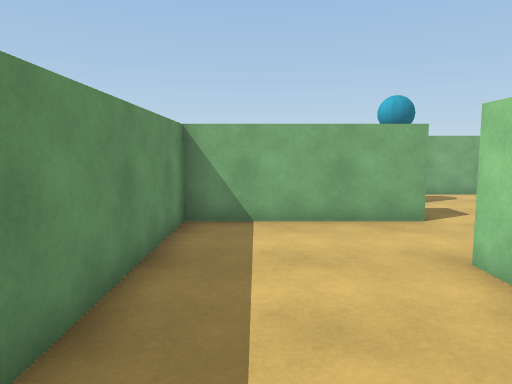
View 1 (above)

16 first-person views from a walk through a Unity game level. The camera is 1.4 m above the floor, tilts 6° down and sees 70° across. The floor is counted in squares, 1 m on a side. Each view is taken from the middle of a square. On the plan, view 1 faces up. The plan holds only what a view shows up to about 16 squares ahead; the rest is blank. The player is left out.

View 2
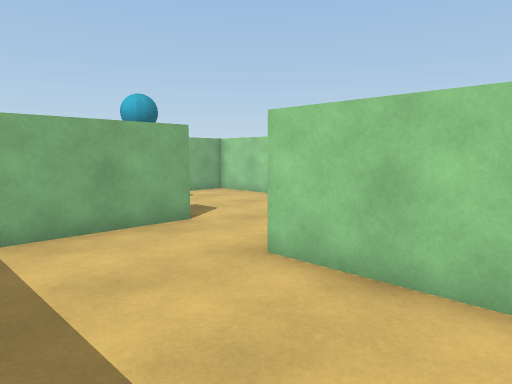

View 3
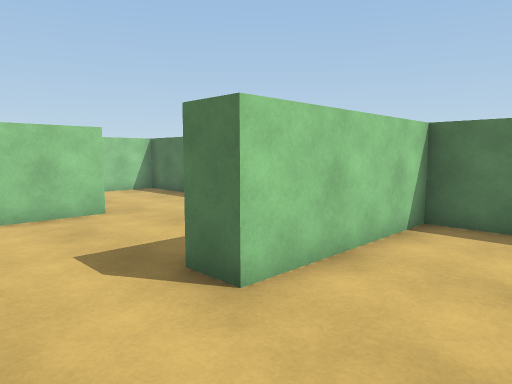

View 4
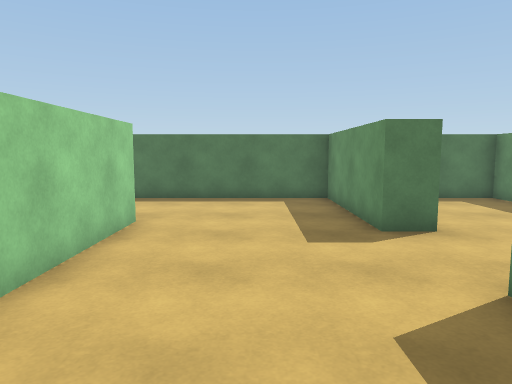

View 5
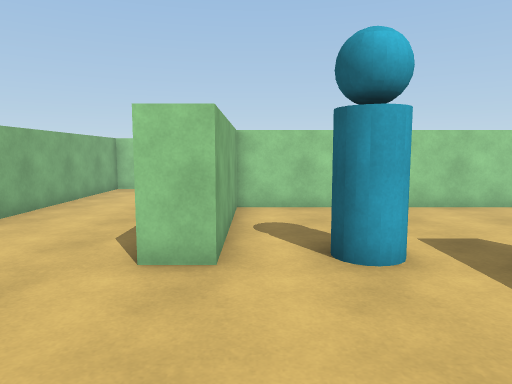

View 6
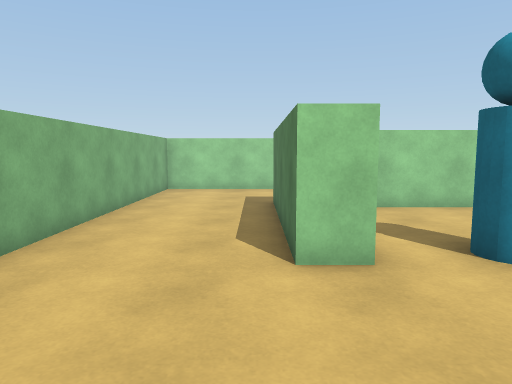

View 7
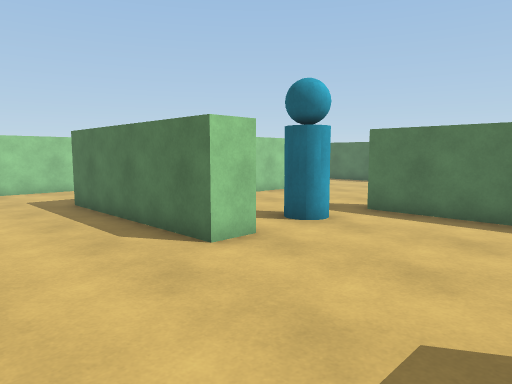

View 8
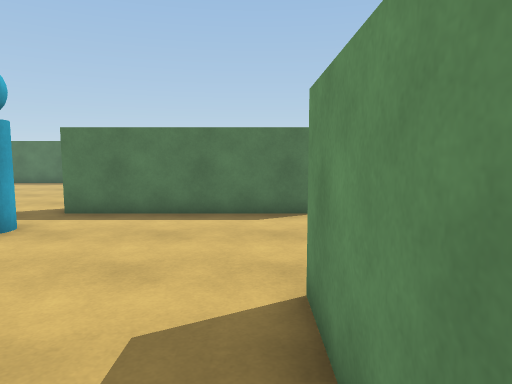

View 9
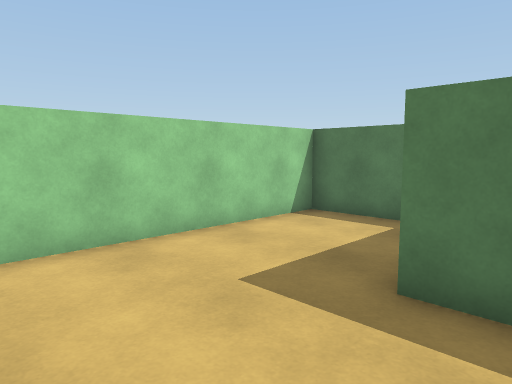

View 10
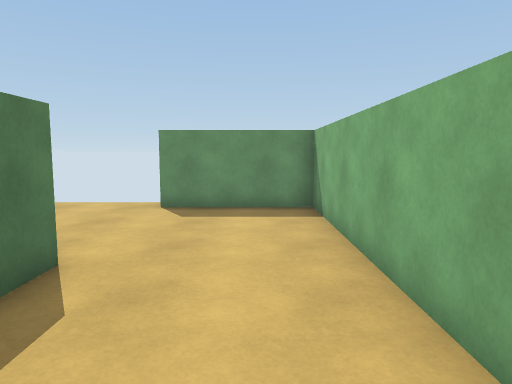

View 11
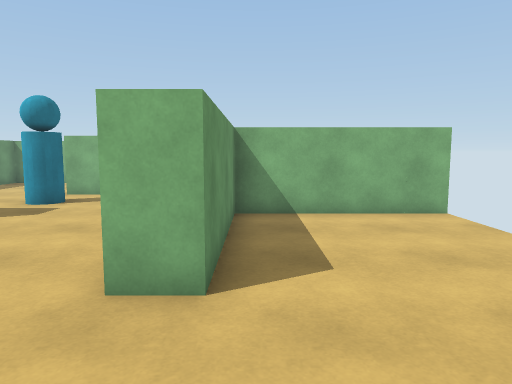

View 12
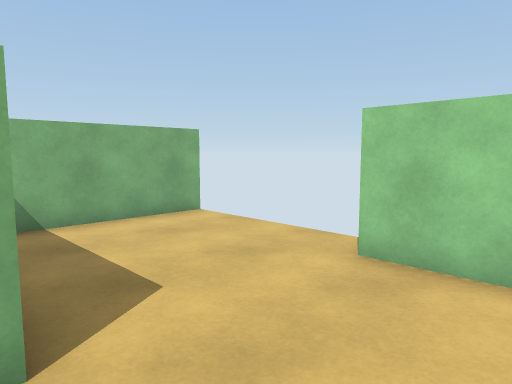

View 13
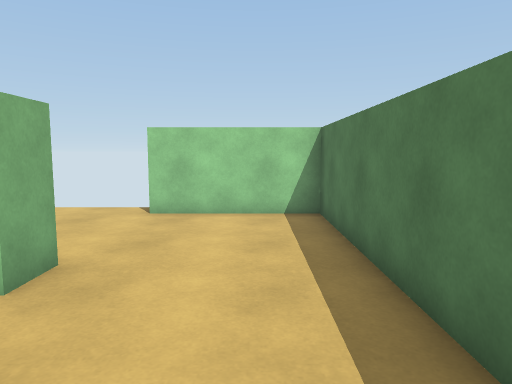

View 14
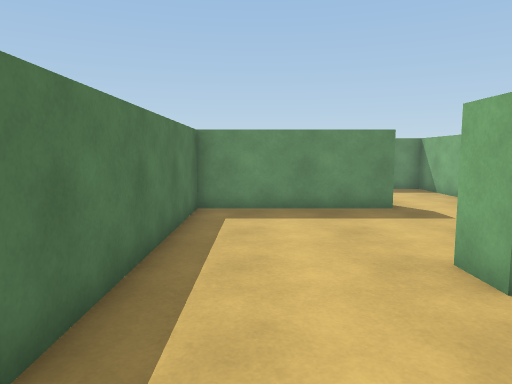

View 15
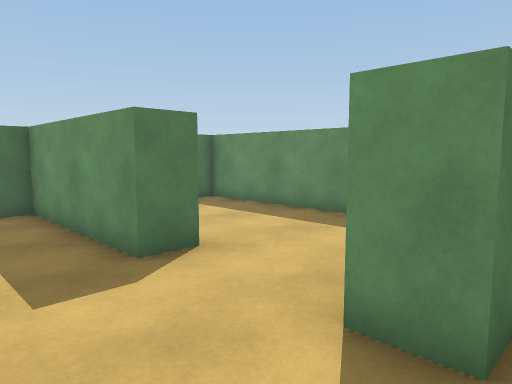

View 16
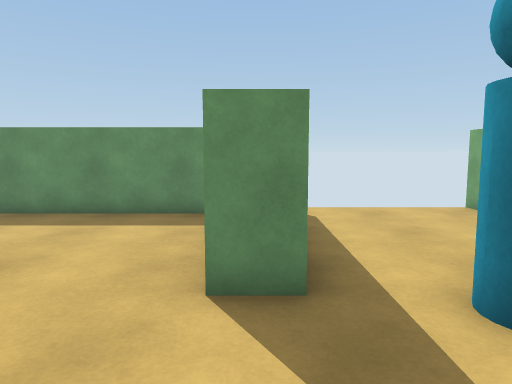

### Floor plan
Points are (right, up) in squares from view 1. A wall is a line through its corners. A room is listed if a view was taken in it or the views show most of it. See-through windows are left out.
Room 1 (views 1, 2, 3, 4, 5, 6, 7, 8, 9, 10, 11, 12, 13, 14, 15, 16)
walls: (11.1, 9.5) (13.5, 9.5) (13.5, 17.5) (-1.5, 17.5) (-1.5, 13.5); (-2.2, 8.5) (3.5, 8.5) (3.5, 7.5) (-1.5, 7.5) (-1.5, -0.5) (2.7, -0.5) (2.7, 4.5) (3.7, 4.5) (3.7, -0.5) (13.5, -0.5) (13.5, 3.5); (14.6, 8.5) (9.5, 8.5) (9.5, 3.5) (8.5, 3.5) (8.5, 12.5) (3.5, 12.5) (3.5, 13.5) (9.5, 13.5); (-1.9, 13.5) (-2.5, 13.5)
objects: other object (4, 10) to (4, 11)

Where each view was taken, in squares from view 1:
view 1: 0 up, 0 right, facing up
view 2: 1 up, 1 left, facing up-right
view 3: 7 up, 0 right, facing down-right
view 4: 11 up, 6 right, facing down
view 5: 12 up, 1 left, facing right
view 6: 14 up, 1 left, facing right
view 7: 17 up, 1 left, facing down-right
view 8: 17 up, 1 left, facing down
view 9: 17 up, 8 right, facing down-right
view 10: 16 up, 8 right, facing left
view 11: 0 up, 10 right, facing up
view 12: 1 up, 9 right, facing up-right
view 13: 1 up, 5 right, facing right
view 14: 1 up, 13 right, facing left
view 15: 9 up, 6 right, facing down-left
view 16: 8 up, 7 right, facing left
